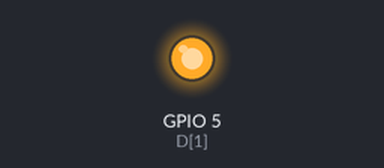
Recording of a program running on a simulated ESP8266 board running MicroPython. Parts: output pins drawn as LEDs (lit = HIGH). At 2.0 s the program stops and its outputs stay as they are.

Above: at 0.1 s.
At 2.1 s:
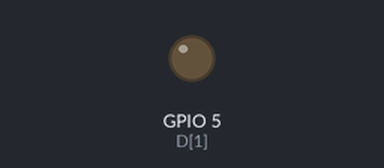
Timing chart, 0 to 3.5 s (numbered marks = the images above):
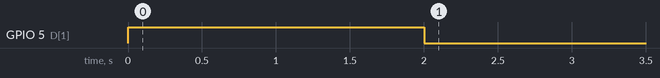

Measured:
- by itself, GPIO 5 (D[1]): LOW → HIGH at 0.00 s, → LOW 2.0 s later

The program:

Exercise1.py
```python
#-----------Set D1 will be turned off after 2 second-----------

#Import library
from machine import Pin
import time

#Initialization
D = [16,5,4,0,2,14,12,13,15,3,1,9,10]

#Program
D1 = Pin(D[1],Pin.OUT)

D1.value(1)
time.sleep(2)
D1.value(0)
```
